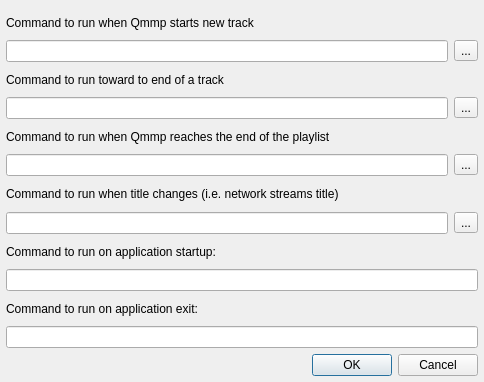
<?xml version="1.0" encoding="UTF-8"?>
<ui version="4.0">
 <class>SettingsDialog</class>
 <widget class="QDialog" name="SettingsDialog">
  <property name="geometry">
   <rect>
    <x>0</x>
    <y>0</y>
    <width>484</width>
    <height>382</height>
   </rect>
  </property>
  <property name="windowTitle">
   <string>Track Change Plugin Settings</string>
  </property>
  <layout class="QGridLayout" name="gridLayout">
   <property name="leftMargin">
    <number>6</number>
   </property>
   <property name="rightMargin">
    <number>6</number>
   </property>
   <property name="bottomMargin">
    <number>6</number>
   </property>
   <item row="0" column="0">
    <widget class="QLabel" name="label">
     <property name="text">
      <string>Command to run when Qmmp starts new track</string>
     </property>
    </widget>
   </item>
   <item row="1" column="0">
    <widget class="QLineEdit" name="newTrackLineEdit"/>
   </item>
   <item row="1" column="1">
    <widget class="QToolButton" name="newTrackButton">
     <property name="text">
      <string>...</string>
     </property>
    </widget>
   </item>
   <item row="2" column="0">
    <widget class="QLabel" name="label_2">
     <property name="text">
      <string>Command to run toward to end of a track</string>
     </property>
    </widget>
   </item>
   <item row="3" column="0">
    <widget class="QLineEdit" name="endOfTrackLineEdit"/>
   </item>
   <item row="3" column="1">
    <widget class="QToolButton" name="endOfTrackButton">
     <property name="text">
      <string>...</string>
     </property>
    </widget>
   </item>
   <item row="4" column="0" colspan="2">
    <widget class="QLabel" name="label_3">
     <property name="text">
      <string>Command to run when Qmmp reaches the end of the playlist</string>
     </property>
    </widget>
   </item>
   <item row="5" column="0">
    <widget class="QLineEdit" name="endOfPlayListLineEdit"/>
   </item>
   <item row="5" column="1">
    <widget class="QToolButton" name="endOfPlayListButton">
     <property name="text">
      <string>...</string>
     </property>
    </widget>
   </item>
   <item row="6" column="0" colspan="2">
    <widget class="QLabel" name="label_4">
     <property name="text">
      <string>Command to run when title changes (i.e. network streams title)</string>
     </property>
    </widget>
   </item>
   <item row="7" column="0">
    <widget class="QLineEdit" name="titleChangeLineEdit"/>
   </item>
   <item row="7" column="1">
    <widget class="QToolButton" name="titleChangeButton">
     <property name="text">
      <string>...</string>
     </property>
    </widget>
   </item>
   <item row="8" column="0">
    <widget class="QLabel" name="label_5">
     <property name="text">
      <string>Command to run on application startup:</string>
     </property>
    </widget>
   </item>
   <item row="10" column="0">
    <widget class="QLabel" name="label_6">
     <property name="text">
      <string>Command to run on application exit:</string>
     </property>
    </widget>
   </item>
   <item row="12" column="0" colspan="2">
    <widget class="QDialogButtonBox" name="buttonBox">
     <property name="standardButtons">
      <set>QDialogButtonBox::Cancel|QDialogButtonBox::Ok</set>
     </property>
    </widget>
   </item>
   <item row="9" column="0" colspan="2">
    <widget class="QLineEdit" name="appStartupLineEdit"/>
   </item>
   <item row="11" column="0" colspan="2">
    <widget class="QLineEdit" name="appExitLineEdit"/>
   </item>
  </layout>
 </widget>
 <resources/>
 <connections>
  <connection>
   <sender>buttonBox</sender>
   <signal>accepted()</signal>
   <receiver>SettingsDialog</receiver>
   <slot>accept()</slot>
   <hints>
    <hint type="sourcelabel">
     <x>431</x>
     <y>376</y>
    </hint>
    <hint type="destinationlabel">
     <x>155</x>
     <y>378</y>
    </hint>
   </hints>
  </connection>
  <connection>
   <sender>buttonBox</sender>
   <signal>rejected()</signal>
   <receiver>SettingsDialog</receiver>
   <slot>reject()</slot>
   <hints>
    <hint type="sourcelabel">
     <x>433</x>
     <y>381</y>
    </hint>
    <hint type="destinationlabel">
     <x>28</x>
     <y>375</y>
    </hint>
   </hints>
  </connection>
 </connections>
</ui>
